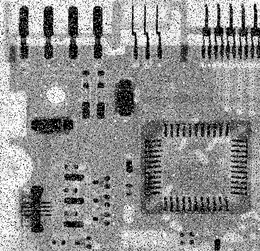
%> input picture board.tif, 260 x 251 px, shrunk from 455 x 440 before the run
$ octave lab3devam.m   (GNU Octave 9; MATLAB toolbox functions it lacks are replaced by stand-ins)
%> lines starting %> are read from the running program, lines starting %| are printed output that depends on the picture
%> further down, im is the input picture: size 251x260 uint8; min 0, max 255, mean 144.3
### myMedFilt.m
function out1=myMedFilt(img,Filtersize)
%> called with Filtersize = 3

img=double(img);


padSz = (Filtersize-1)/2;

img_padded = padarray(img,[padSz padSz],'symmetric');
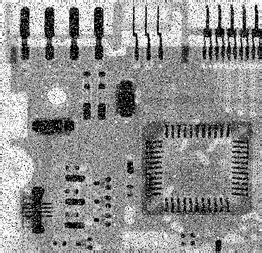
%> img_padded: size 253x262 double; min 0, max 255, mean 145

[rows,cols] = size(img_padded);
%> rows = 253; cols = 262

out_padded=zeros(rows,cols);
for i = padSz+1:rows-padSz
    for j = padSz+1:cols-padSz
        nghbr = img_padded(i-padSz:i+padSz,j-padSz:j+padSz);
        out_pixel = median(nghbr,'all');
        out_padded(i,j) = out_pixel;
    end
end
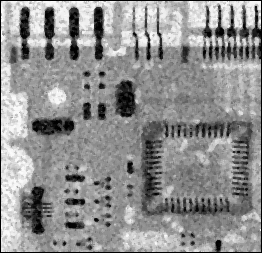
%> out_padded: size 253x262 double; min 0, max 254, mean 143.8

out1 = out_padded(padSz+1:rows-padSz,padSz+1:cols-padSz);
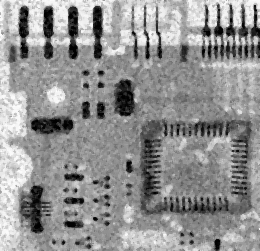
%> out1: size 251x260 double; min 0, max 254, mean 146.1

end

### lab3devam.m
clear all;
clc;
im = imread('board.tif');
im=double(im);

out= myMedFilt(im,3);

figure;
imshow(uint8(out));
